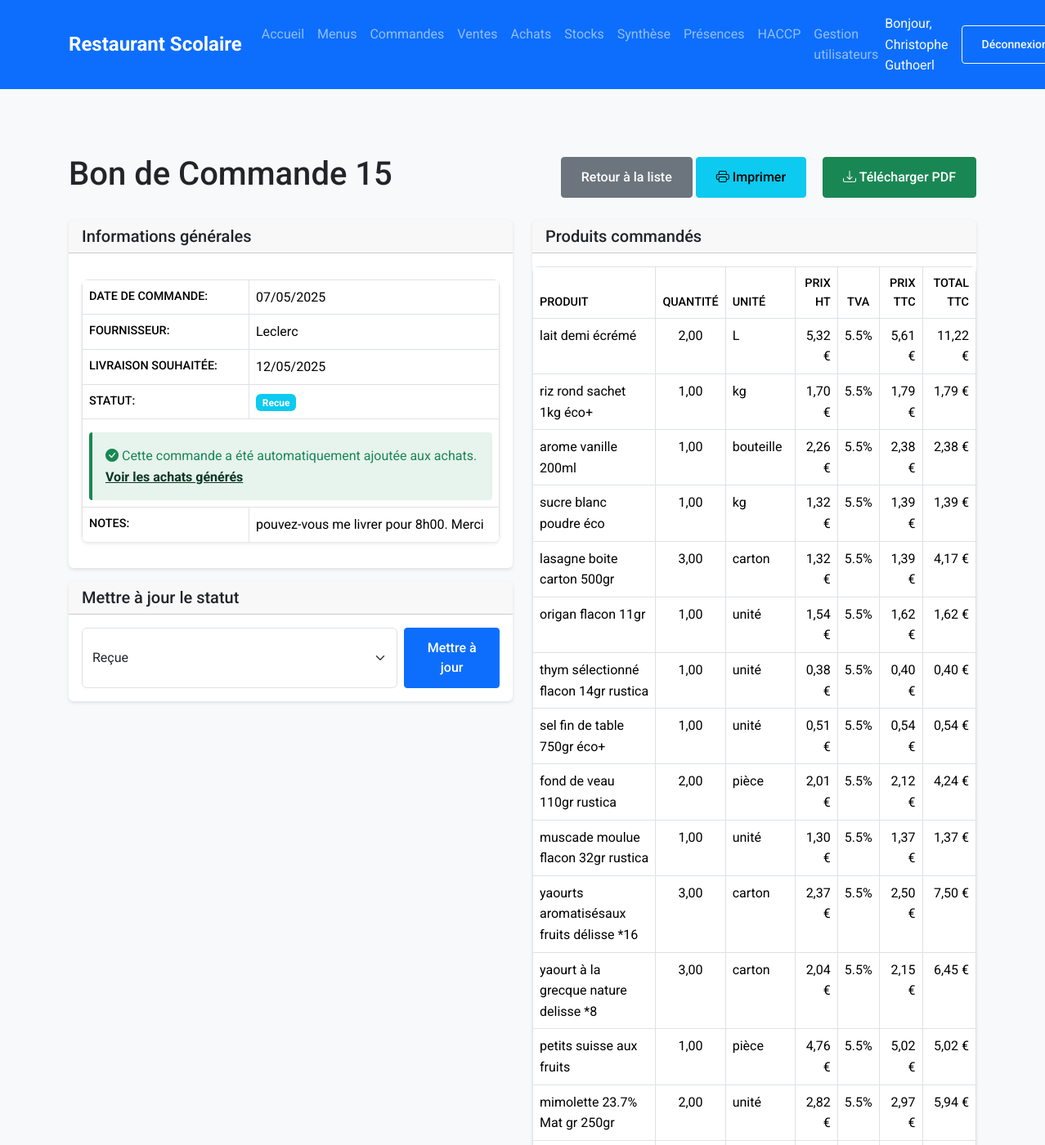
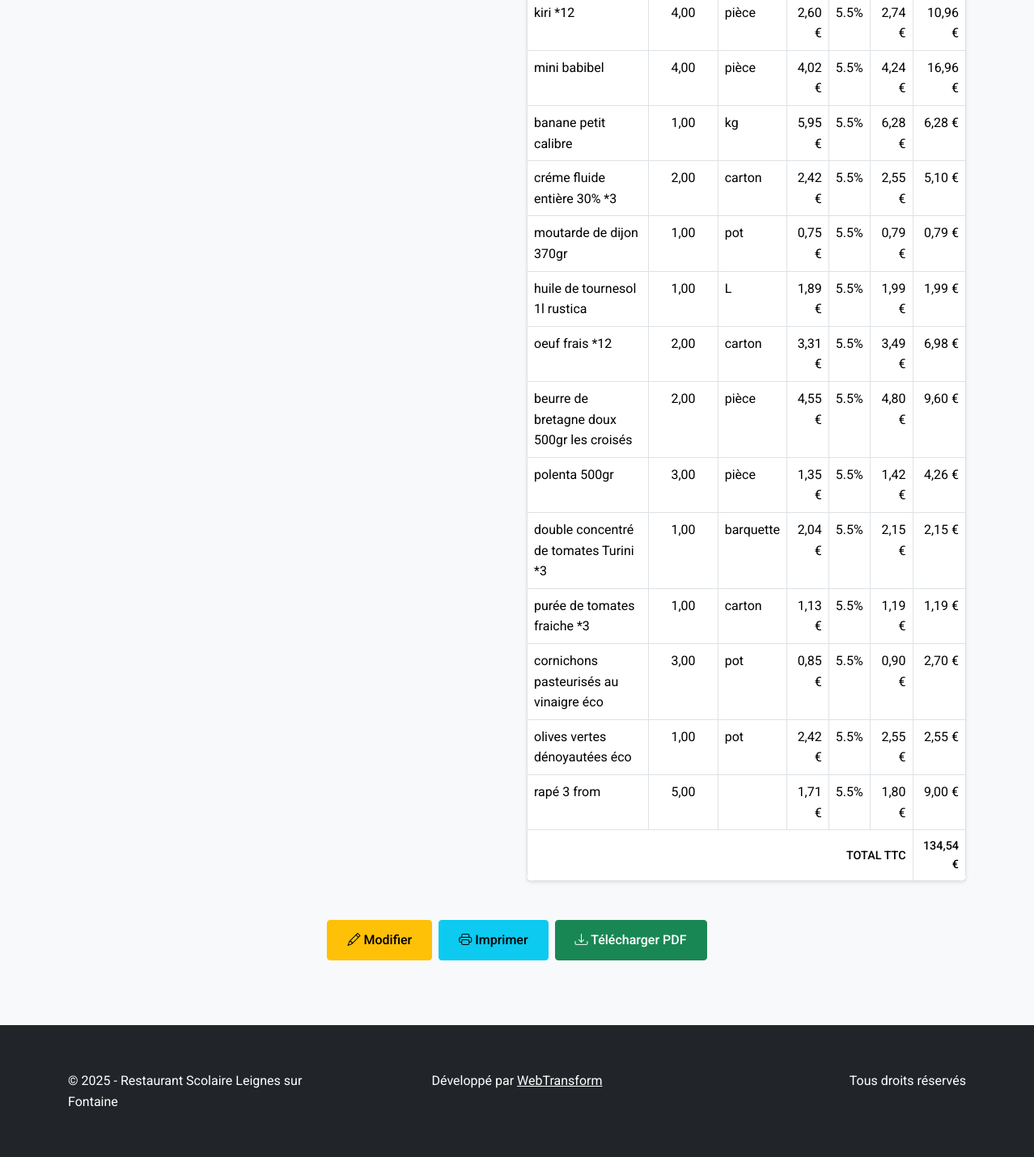
The app's page /templates/commandes/voir.php?id=15 (signed in) with its own data (2 pictures, top to bottom).
### tables this page shows
CREATE TABLE `commandes` (
  `id` int(11) NOT NULL,
  `fournisseur` varchar(255) NOT NULL,
  `date_commande` datetime NOT NULL DEFAULT CURRENT_TIMESTAMP,
  `date_livraison_souhaitee` date DEFAULT NULL,
  `date_reception` date DEFAULT NULL,
  `statut` enum('brouillon','envoyee','recue','annulee') NOT NULL DEFAULT 'brouillon',
  `notes` text,
  `created_at` timestamp NOT NULL DEFAULT CURRENT_TIMESTAMP,
  `updated_at` timestamp NOT NULL DEFAULT CURRENT_TIMESTAMP ON UPDATE CURRENT_TIMESTAMP,
  `convertie_en_achats` tinyint(1) DEFAULT '0'
);

CREATE TABLE `lignes_commande` (
  `id` int(11) NOT NULL,
  `commande_id` int(11) NOT NULL,
  `produit` varchar(255) NOT NULL,
  `quantite` decimal(10,2) NOT NULL,
  `unite` varchar(50) DEFAULT NULL,
  `prix_unitaire` decimal(10,2) DEFAULT NULL,
  `is_ttc` tinyint(1) DEFAULT '1',
  `taux_tva` decimal(4,1) DEFAULT '20.0',
  `prix_ht` decimal(10,2) DEFAULT NULL,
  `prix_ttc` decimal(10,2) DEFAULT NULL
);

### src/Models/commande.php (called while the page is built, shortened)
<?php
class Commande
{
    public $db;
    public function __construct()
    {
        $config = require_once __DIR__ . '/../../config/database.php';
        try {
            $this->db = new PDO(
                "mysql:host={$config['host']};dbname={$config['dbname']};port={$config['port']}",
                $config['user'],
                $config['password']
            );
            $this->db->setAttribute(PDO::ATTR_ERRMODE, PDO::ERRMODE_EXCEPTION);
        } catch (PDOException $e) {
            die("Erreur de connexion : " . $e->getMessage());
        }
    }
    public function getCommande($id)
    {
        $sql = "SELECT * FROM commandes WHERE id = ?";
        $stmt = $this->db->prepare($sql);
        $stmt->execute([$id]);
        return $stmt->fetch(PDO::FETCH_ASSOC);
    }
    public function getLignesCommande($commandeId)
    {
        $sql = "SELECT * FROM lignes_commande WHERE commande_id = ? ORDER BY id ASC";
        $stmt = $this->db->prepare($sql);
        $stmt->execute([$commandeId]);
        return $stmt->fetchAll(PDO::FETCH_ASSOC);
    }
}

### templates/commandes/voir.php (the view, shortened to what this page needs)
<?php
require_once __DIR__ . '/../../includes/header.php';
require_once __DIR__ . '/../../src/Models/commande.php';
$commandeModel = new Commande();
$commandeId = intval($_GET['id']);
try {
    $commande = $commandeModel->getCommande($commandeId);
    $lignesCommande = $commandeModel->getLignesCommande($commandeId);
} catch (Exception $e) {
    $erreur = "Erreur lors de la récupération des données: " . $e->getMessage();
    $commande = null;
    $lignesCommande = [];
}
$totalCommande = 0;
foreach ($lignesCommande as $ligne) {
    if (!empty($ligne['prix_ttc'])) {
        $totalCommande += $ligne['quantite'] * $ligne['prix_ttc'];
    }
}
$totalFormate = number_format($totalCommande, 2, ',', ' ');
?>
<div class="container mt-4">
    <div class="d-flex justify-content-between align-items-center mb-4">
        <h1>Bon de Commande
            <?= $commande['id'] ?>
        </h1>
        <div>
            <a href="index.php" class="btn btn-secondary">Retour à la liste</a>
            <button onclick="imprimerCommande(<?= $commandeId ?>)"
                class="btn btn-info me-2">
                <i class="bi bi-printer"></i> Imprimer
            </button>
            <a href="download.php?id=<?= $commandeId ?>"
                class="btn btn-success ms-2">
                <i class="bi bi-download"></i> Télécharger PDF
            </a>
        </div>
    </div>
    <div class="row" id="printable-content">
        <div class="col-md-6 mb-4">
            <div class="card">
                <div class="card-header">
                    <h5 class="card-title mb-0">Informations générales</h5>
                </div>
                <div class="card-body">
                    <table class="table table-borderless">
                        <tr>
                            <th style="width: 40%;">Date de commande:</th>
                            <td><?= date('d/m/Y', strtotime($commande['date_commande'])) ?>
                            </td>
                        </tr>
                        <tr>
                            <th>Fournisseur:</th>
                            <td><?= htmlspecialchars($commande['fournisseur']) ?>
                            </td>
                        </tr>
                        <tr>
                            <th>Livraison souhaitée:</th>
                            <td><?= $commande['date_livraison_souhaitee'] ? date('d/m/Y', strtotime($commande['date_livraison_souhaitee'])) : '-' ?>
                            </td>
                        </tr>
                        <tr>
                            <th>Statut:</th>
                            <td>
                                <span
                                    class="badge bg-<?= $commande['statut'] == 'envoyee' ? 'success' :
                                    ($commande['statut'] == 'brouillon' ? 'warning' :
                                    ($commande['statut'] == 'recue' ? 'info' : 'danger')) ?>">
                                    <?= ucfirst(htmlspecialchars($commande['statut'])) ?>
                                </span>
                            </td>
                        </tr>
                        <?php if (isset($commande['convertie_en_achats']) && $commande['convertie_en_achats']): ?>
                        <tr>
                            <td colspan="2">
                                <div class="alert alert-success mt-2 mb-0">
                                    <i class="bi bi-check-circle-fill"></i>
                                    Cette commande a été automatiquement ajoutée aux achats.
                                    <a href="../achats/index.php?filtre_commande=<?= $commande['id'] ?>"
                                        class="alert-link">
                                        Voir les achats générés
                                    </a>
                                </div>
                            </td>
                        </tr>
                        <?php endif; ?>
                        <?php if (!empty($commande['notes'])): ?>
                        <tr>
                            <th>Notes:</th>
                            <td><?= nl2br(htmlspecialchars($commande['notes'])) ?>
                            </td>
                        </tr>
                        <?php endif; ?>
                    </table>
                </div>
            </div>
            <div class="card mt-3 d-print-none">
                <div class="card-header">
                    <h5 class="card-title mb-0">Mettre à jour le statut</h5>
                </div>
                <div class="card-body">
                    <form method="post" class="d-flex">
                        <select name="statut" class="form-select me-2">
                            <option value="recue" <?= $commande['statut'] === 'recue' ? 'selected' : '' ?>>Reçue
                            </option>
                        </select>
                        <button type="submit" class="btn btn-primary">Mettre à jour</button>
                    </form>
                </div>
            </div>
        </div>
        <div class="col-md-6 mb-4">
            <div class="card">
                <div class="card-header">
                    <h5 class="card-title mb-0">Produits commandés</h5>
                </div>
                <div class="card-body p-0">
                    <div class="table-responsive">
                        <table class="table mb-0">
                            <thead>
                                <tr>
                                    <th>Produit</th>
                                    <th class="text-center">Quantité</th>
                                    <th>Unité</th>
                                    <th class="text-end">Prix HT</th>
                                    <th class="text-center">TVA</th>
                                    <th class="text-end">Prix TTC</th>
                                    <th class="text-end">Total TTC</th>
                                </tr>
                            </thead>
                            <tbody>
                                <?php if (empty($lignesCommande)): ?>
                                <tr>
                                    <td colspan="7" class="text-center">Aucun produit dans cette commande</td>
                                </tr>
                                <?php else: ?>
                                <?php foreach ($lignesCommande as $ligne): ?>
                                <tr>
                                    <td><?= htmlspecialchars($ligne['produit']) ?>
                                    </td>
                                    <td class="text-center">
                                        <?= number_format($ligne['quantite'], 2, ',', ' ') ?>
                                    </td>
                                    <td><?= htmlspecialchars($ligne['unite'] ?? '') ?>
                                    </td>
                                    <td class="text-end">
                                        <?= !empty($ligne['prix_ht']) ? number_format($ligne['prix_ht'], 2, ',', ' ') . ' €' : '-' ?>
                                    </td>
                                    <td class="text-center">
                                        <?= number_format($ligne['taux_tva'] ?? 20, 1) ?>%
                                    </td>
                                    <td class="text-end">
                                        <?= !empty($ligne['prix_ttc']) ? number_format($ligne['prix_ttc'], 2, ',', ' ') . ' €' : '-' ?>
                                    </td>
                                    <td class="text-end">
                                        <?php if (!empty($ligne['prix_ttc'])): ?>
                                        <?= number_format($ligne['quantite'] * $ligne['prix_ttc'], 2, ',', ' ') ?>
                                        €
                                        <?php else: ?>
                                        -
                                        <?php endif; ?>
                                    </td>
                                </tr>
                                <?php endforeach; ?>
                                <?php endif; ?>
                            </tbody>
                            <tfoot>
                                <tr>
                                    <th colspan="6" class="text-end">Total TTC</th>
                                    <th class="text-end">
                                        <?= $totalFormate ?> €
                                    </th>
                                </tr>
                            </tfoot>
                        </table>
                    </div>
                </div>
            </div>
        </div>
    </div>
    <div class="d-flex justify-content-center my-4 d-print-none">
        <a href="modifier.php?id=<?= $commandeId ?>"
            class="btn btn-warning me-2">
            <i class="bi bi-pencil"></i> Modifier
        </a>
        <button onclick="imprimerCommande(<?= $commandeId ?>)"
            class="btn btn-info me-2">
            <i class="bi bi-printer"></i> Imprimer
        </button>
        <button onclick="telechargerCommande(<?= $commandeId ?>)"
            class="btn btn-success">
            <i class="bi bi-download"></i> Télécharger PDF
        </button>
    </div>
    <?php require_once __DIR__ . '/../../includes/footer.php'; ?>

### public/css/style.css (style rules this page uses)
:root { --primary-color: #0d6efd; --secondary-color: #6c757d; --success-color: #198754; --background-color: #f8f9fa; --text-color: #212529; }
* { margin: 0; padding: 0; box-sizing: border-box; }
html, body { height: 100%; }
body { font-family: 'Roboto', Arial, sans-serif; line-height: 1.6; color: var(--text-color); background-color: var(--background-color); min-height: 100vh; display: flex; flex-direction: column; }
main>.container { padding-top: 2rem; padding-bottom: 2rem; }
.card { transition: transform 0.3s ease, box-shadow 0.3s ease; border: none; box-shadow: 0 2px 4px rgba(0, 0, 0, 0.1); }
input, select, textarea { width: 100%; padding: 0.75rem; border: 1px solid #dee2e6; border-radius: 4px; transition: border-color 0.2s ease; }
.btn { padding: 0.75rem 1.5rem; border-radius: 4px; font-weight: 500; transition: all 0.2s ease; }
table { width: 100%; border-collapse: collapse; margin-top: 1rem; background: white; box-shadow: 0 2px 4px rgba(0, 0, 0, 0.1); border-radius: 8px; overflow: hidden; }
th { background-color: var(--primary-color); color: white; font-weight: 500; text-transform: uppercase; font-size: 0.9rem; }
th, td { padding: 1rem; border: 1px solid #dee2e6; }
tr:nth-child(even) { background-color: rgba(0, 0, 0, 0.02); }
.alert { padding: 1rem; margin: 1rem 0; border-radius: 4px; border: none; }
.alert-success { background-color: rgba(25, 135, 84, 0.1); color: var(--success-color); border-left: 4px solid var(--success-color); }
.container { width: 100%; padding-right: 15px; padding-left: 15px; margin-right: auto; margin-left: auto; }

### records on screen
commandes: id "15", date_commande "07/05/2025", fournisseur "Leclerc", date_livraison_souhaitee "12/05/2025", statut "Recue", notes "pouvez-vous me livrer pour 8h00. Merci", statut "Reçue"
lignes_commande: produit "lait demi écrémé", quantite "2,00", unite "L", prix_ht "5,32", taux_tva "5.5", prix_ttc "5,61", $ligne['quantite'] * $ligne['prix_ttc'] "11,22"
lignes_commande: produit "riz rond sachet 1kg éco+", quantite "1,00", unite "kg", prix_ht "1,70", taux_tva "5.5", prix_ttc "1,79", $ligne['quantite'] * $ligne['prix_ttc'] "1,79"
lignes_commande: produit "arome vanille 200ml", quantite "1,00", unite "bouteille", prix_ht "2,26", taux_tva "5.5", prix_ttc "2,38", $ligne['quantite'] * $ligne['prix_ttc'] "2,38"
lignes_commande: produit "sucre blanc poudre éco", quantite "1,00", unite "kg", prix_ht "1,32", taux_tva "5.5", prix_ttc "1,39", $ligne['quantite'] * $ligne['prix_ttc'] "1,39"
lignes_commande: produit "lasagne boite carton 500gr", quantite "3,00", unite "carton", prix_ht "1,32", taux_tva "5.5", prix_ttc "1,39", $ligne['quantite'] * $ligne['prix_ttc'] "4,17"
lignes_commande: produit "origan flacon 11gr", quantite "1,00", unite "unité", prix_ht "1,54", taux_tva "5.5", prix_ttc "1,62", $ligne['quantite'] * $ligne['prix_ttc'] "1,62"
lignes_commande: produit "thym sélectionné flacon 14gr rustica", quantite "1,00", unite "unité", prix_ht "0,38", taux_tva "5.5", prix_ttc "0,40", $ligne['quantite'] * $ligne['prix_ttc'] "0,40"
lignes_commande: produit "sel fin de table 750gr éco+", quantite "1,00", unite "unité", prix_ht "0,51", taux_tva "5.5", prix_ttc "0,54", $ligne['quantite'] * $ligne['prix_ttc'] "0,54"
lignes_commande: produit "fond de veau 110gr rustica", quantite "2,00", unite "pièce", prix_ht "2,01", taux_tva "5.5", prix_ttc "2,12", $ligne['quantite'] * $ligne['prix_ttc'] "4,24"
lignes_commande: produit "muscade moulue flacon 32gr rustica", quantite "1,00", unite "unité", prix_ht "1,30", taux_tva "5.5", prix_ttc "1,37", $ligne['quantite'] * $ligne['prix_ttc'] "1,37"
lignes_commande: produit "yaourts aromatisésaux fruits délisse *16", quantite "3,00", unite "carton", prix_ht "2,37", taux_tva "5.5", prix_ttc "2,50", $ligne['quantite'] * $ligne['prix_ttc'] "7,50"
lignes_commande: produit "yaourt à la grecque nature delisse *8", quantite "3,00", unite "carton", prix_ht "2,04", taux_tva "5.5", prix_ttc "2,15", $ligne['quantite'] * $ligne['prix_ttc'] "6,45"
lignes_commande: produit "petits suisse aux fruits", quantite "1,00", unite "pièce", prix_ht "4,76", taux_tva "5.5", prix_ttc "5,02", $ligne['quantite'] * $ligne['prix_ttc'] "5,02"
lignes_commande: produit "mimolette 23.7% Mat gr 250gr", quantite "2,00", unite "unité", prix_ht "2,82", taux_tva "5.5", prix_ttc "2,97", $ligne['quantite'] * $ligne['prix_ttc'] "5,94"
lignes_commande: produit "kiri *12", quantite "4,00", unite "pièce", prix_ht "2,60", taux_tva "5.5", prix_ttc "2,74", $ligne['quantite'] * $ligne['prix_ttc'] "10,96"
lignes_commande: produit "mini babibel", quantite "4,00", unite "pièce", prix_ht "4,02", taux_tva "5.5", prix_ttc "4,24", $ligne['quantite'] * $ligne['prix_ttc'] "16,96"
lignes_commande: produit "banane petit calibre", quantite "1,00", unite "kg", prix_ht "5,95", taux_tva "5.5", prix_ttc "6,28", $ligne['quantite'] * $ligne['prix_ttc'] "6,28"
lignes_commande: produit "créme fluide entière 30% *3", quantite "2,00", unite "carton", prix_ht "2,42", taux_tva "5.5", prix_ttc "2,55", $ligne['quantite'] * $ligne['prix_ttc'] "5,10"
lignes_commande: produit "moutarde de dijon 370gr", quantite "1,00", unite "pot", prix_ht "0,75", taux_tva "5.5", prix_ttc "0,79", $ligne['quantite'] * $ligne['prix_ttc'] "0,79"
lignes_commande: produit "huile de tournesol 1l rustica", quantite "1,00", unite "L", prix_ht "1,89", taux_tva "5.5", prix_ttc "1,99", $ligne['quantite'] * $ligne['prix_ttc'] "1,99"
lignes_commande: produit "oeuf frais *12", quantite "2,00", unite "carton", prix_ht "3,31", taux_tva "5.5", prix_ttc "3,49", $ligne['quantite'] * $ligne['prix_ttc'] "6,98"
lignes_commande: produit "beurre de bretagne doux 500gr les croisés", quantite "2,00", unite "pièce", prix_ht "4,55", taux_tva "5.5", prix_ttc "4,80", $ligne['quantite'] * $ligne['prix_ttc'] "9,60"
lignes_commande: produit "polenta 500gr", quantite "3,00", unite "pièce", prix_ht "1,35", taux_tva "5.5", prix_ttc "1,42", $ligne['quantite'] * $ligne['prix_ttc'] "4,26"
lignes_commande: produit "double concentré de tomates Turini *3", quantite "1,00", unite "barquette", prix_ht "2,04", taux_tva "5.5", prix_ttc "2,15", $ligne['quantite'] * $ligne['prix_ttc'] "2,15"
lignes_commande: produit "purée de tomates fraiche *3", quantite "1,00", unite "carton", prix_ht "1,13", taux_tva "5.5", prix_ttc "1,19", $ligne['quantite'] * $ligne['prix_ttc'] "1,19"
lignes_commande: produit "cornichons pasteurisés au vinaigre éco", quantite "3,00", unite "pot", prix_ht "0,85", taux_tva "5.5", prix_ttc "0,90", $ligne['quantite'] * $ligne['prix_ttc'] "2,70"
lignes_commande: produit "olives vertes dénoyautées éco", quantite "1,00", unite "pot", prix_ht "2,42", taux_tva "5.5", prix_ttc "2,55", $ligne['quantite'] * $ligne['prix_ttc'] "2,55"
lignes_commande: produit "rapé 3 from", quantite "5,00", prix_ht "1,71", taux_tva "5.5", prix_ttc "1,80", $ligne['quantite'] * $ligne['prix_ttc'] "9,00"

### other values on screen
$_SESSION['nom_complet'] "Christophe Guthoerl"
$totalFormate "134,54"
